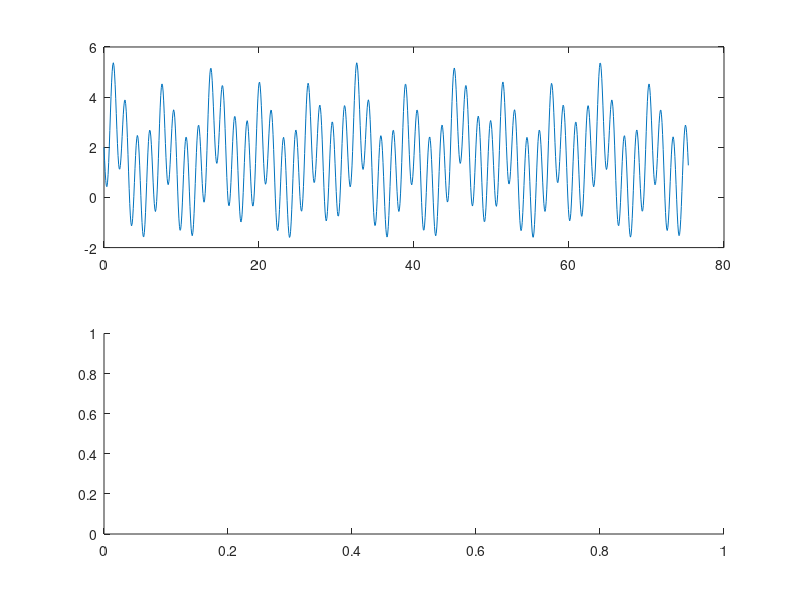

The MATLAB source for this figure: (Note: this script raises an error after producing the figure.)
t=linspace(0,24*pi,1000);
r=exp(sin(t))-2*sin(4.*t)+(cos(t./5)).^6;
subplot(2,1,1),plot(t,r);
subplot(2,1,2),polarplot(t,r)%polarpolt 绘画极坐标图像
